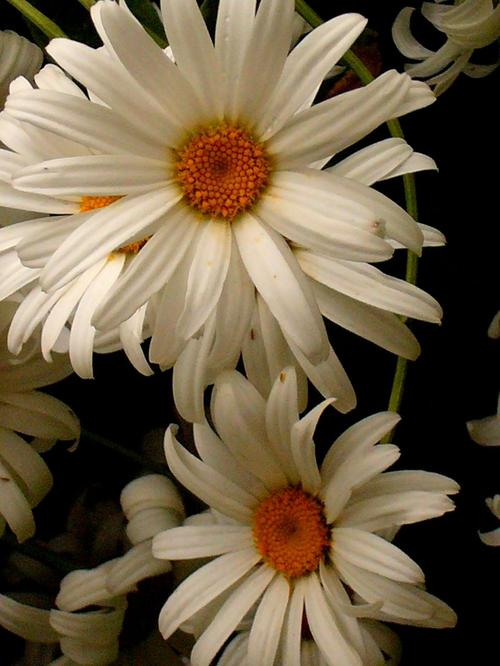
#> input picture flowers/test/daisy/1166535346_c10ec38f61_o.jpg, 500 x 666 px, given in place of image42-1660292012-557-width2048height1560.jpg, which was not available
$ jupyter execute --allow-errors bovw_sift_hsv_svm.ipynb   (text cells are left out)
#> lines starting #> are read from the running program, lines starting #| are printed output that depends on the picture; pictures that were not available may be replaced by others from this repository, and a replacement may not be noted
[cell 1]
import os
from pathlib import Path

import cv2
import numpy as np

from skimage.feature import hog, local_binary_pattern
from sklearn.svm import SVC
from sklearn.model_selection import GridSearchCV
from sklearn.preprocessing import StandardScaler
from sklearn.decomposition import PCA
from sklearn.metrics import (
    accuracy_score,
    classification_report,
    confusion_matrix,
)
from sklearn.feature_extraction.text import TfidfTransformer
from sklearn.cluster import MiniBatchKMeans

import matplotlib.pyplot as plt
import seaborn as sns
import pickle

print("✅ Libraries imported.")

[cell 2]
base_dir = Path("/kaggle/input/flowerdatasets/flowers")
train_dir = base_dir / "train"
val_dir   = base_dir / "val"
test_dir  = base_dir / "test"

class_names = sorted([d.name for d in train_dir.iterdir() if d.is_dir()])
print("Classes:", class_names)

[cell 3]
sift = cv2.SIFT_create()

def extract_rootsift_descriptors(img_gray, max_kp=500):
    """
    img_gray: ảnh grayscale (ndarray)
    """
    keypoints, desc = sift.detectAndCompute(img_gray, None)
    if desc is None:
        return None

    if desc.shape[0] > max_kp:
        desc = desc[:max_kp]

     # ======= RootSIFT =======
    desc = desc.astype("float32")
    # 1) L1 normalize từng descriptor
    desc /= (desc.sum(axis=1, keepdims=True) + 1e-7)
    # 2) Căn bậc hai từng phần tử
    desc = np.sqrt(desc)

    return desc

[cell 4]
def collect_descriptors_from_train(train_folder, max_images_per_class=250):
    all_desc = []
    train_folder = Path(train_folder)

    for cls in class_names:
        cls_dir = train_folder / cls
        img_files = []
        for ext in ("*.jpg", "*.jpeg", "*.png"):
            img_files.extend(cls_dir.glob(ext))

        img_files = img_files[:max_images_per_class]
        print(f"[Collect] {cls}: {len(img_files)} images")

        for img_path in img_files:
            img = cv2.imread(str(img_path))
            if img is None:
                continue
            img_gray = cv2.cvtColor(cv2.resize(img, (256, 256)), cv2.COLOR_BGR2GRAY)
            desc = extract_rootsift_descriptors(img_gray)
            if desc is not None:
                all_desc.append(desc)

    if not all_desc:
        return None

    all_desc = np.vstack(all_desc)
    return all_desc


all_desc = collect_descriptors_from_train(train_dir, max_images_per_class=250)
#> (the rest of this cell did not finish here and is left out)

[cell 5]
# Số "visual words"
K = 700

print(f"Training MiniBatchKMeans with K={K} ...")
kmeans = MiniBatchKMeans(
    n_clusters=K,
    batch_size=2000,
    n_init=10,
    random_state=42,
    verbose=1
)
#> (the rest of this cell did not finish here and is left out)

[cell 6]
def extract_hsv_hist(img_bgr, bins=(4,4,4)):
    """
    HSV 3D histogram (ít bins để tránh quá dài).
    Hellinger (L1 + sqrt).
    """
    img_resized = cv2.resize(img_bgr, (256, 256))
    hsv = cv2.cvtColor(img_resized, cv2.COLOR_BGR2HSV)

    hist = cv2.calcHist(
        [hsv], [0,1,2], None,
        bins,                       # (H,S,V)
        [0,180, 0,256, 0,256]
    )
    hist = hist.astype("float32")
    hist = hist.flatten()

    # Hellinger cho màu
    hist /= (hist.sum() + 1e-7)
    hist = np.sqrt(hist)
    return hist

def extract_center_hsv_hist(img_bgr, bins=(4,4,4)):
    h, w = img_bgr.shape[:2]
    # cắt ô giữa ảnh (ví dụ 1/2 chiều cao, 1/2 chiều rộng)
    x1, x2 = w//4, 3*w//4
    y1, y2 = h//4, 3*h//4
    center = img_bgr[y1:y2, x1:x2]

    hsv = cv2.cvtColor(center, cv2.COLOR_BGR2HSV)
    hist = cv2.calcHist([hsv],[0,1,2],None,bins,[0,180,0,256,0,256])
    hist = hist.astype("float32").flatten()
    hist /= (hist.sum() + 1e-7)
    hist = np.sqrt(hist)   # Hellinger
    return hist

[cell 7]
def image_to_bovw_hsv(img_path):
    """
    Trả về feature vector = [BoVW_RootSIFT, HSV_hist]
    """
    img = cv2.imread(str(img_path))
#> img is the input picture: shape (666, 500, 3); mean B, G, R 70.3, 94.5, 109.8
    if img is None:
        # fallback vector zeros
        return np.zeros(K + (4*4*4), dtype=np.float32)

    img_resized = cv2.resize(img, (256, 256))
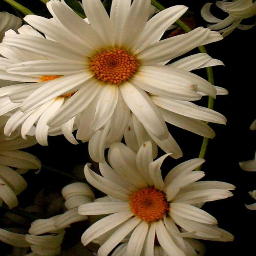
#> img_resized: shape (256, 256, 3); mean B, G, R 70.2, 94.4, 109.7
    gray = cv2.cvtColor(img_resized, cv2.COLOR_BGR2GRAY)
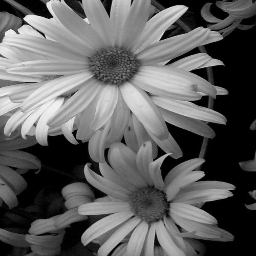
#> gray: shape (256, 256); min 0, max 246, mean 96.2

    # --- BoVW từ RootSIFT ---
    desc = extract_rootsift_descriptors(gray)
#> in extract_rootsift_descriptors, `keypoints, desc = sift.detectAndCompute(img_gray, None)`: keypoints = 363 keypoints; strongest (x, y, size): (179, 10, 8.4), (48, 15, 5.2), (30, 18, 6.8), (24, 23, 3.3)
    if desc is None:
        bovw_hist = np.zeros(K, dtype=np.float32)
    else:
        words = kmeans.predict(desc)
        bovw_hist, _ = np.histogram(words, bins=np.arange(K+1))
        bovw_hist = bovw_hist.astype("float32")
        # Hellinger
        bovw_hist /= (bovw_hist.sum() + 1e-7)
        bovw_hist = np.sqrt(bovw_hist)

    # --- HSV color feature ---
    global_hsv = extract_hsv_hist(img_resized, bins=(4,4,4))  # 64 dims
    center_hsv = extract_center_hsv_hist(img_resized, bins=(4,4,4))
    # --- Gộp ---
    feat = np.hstack([bovw_hist, global_hsv, center_hsv])
    return feat

$ run again, on flowers/test/dandelion/16711724369_1e36ba946f_o.jpg
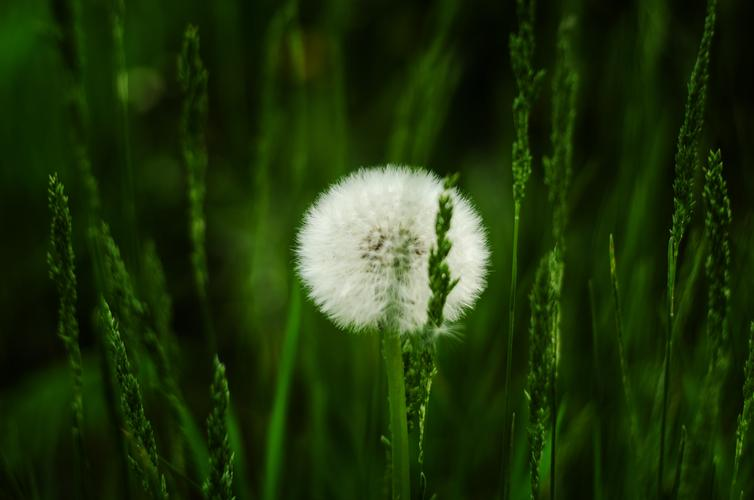
#> input picture flowers/test/dandelion/16711724369_1e36ba946f_o.jpg, 754 x 500 px, given in place of image42-1660292012-557-width2048height1560.jpg, which was not available
#> in image_to_bovw_hsv, img is the input picture: shape (500, 754, 3); mean B, G, R 12.8, 51.7, 31.3
#> in image_to_bovw_hsv, `img_resized = cv2.resize(img, (256, 256))`:
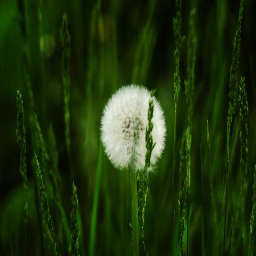
#> img_resized: shape (256, 256, 3); mean B, G, R 12.7, 51.6, 31.2
#> in image_to_bovw_hsv, `gray = cv2.cvtColor(img_resized, cv2.COLOR_BGR2GRAY)`:
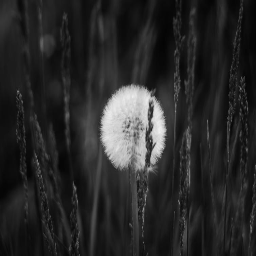
#> gray: shape (256, 256); min 3, max 240, mean 41.1
#> keypoints = 141 keypoints; strongest (x, y, size): (129, 124, 51.7), (151, 109, 4), (150, 116, 4.2), (150, 146, 6.1)

$ run again, on flowers/test/lily/11080394694_fb61673920_o.jpg
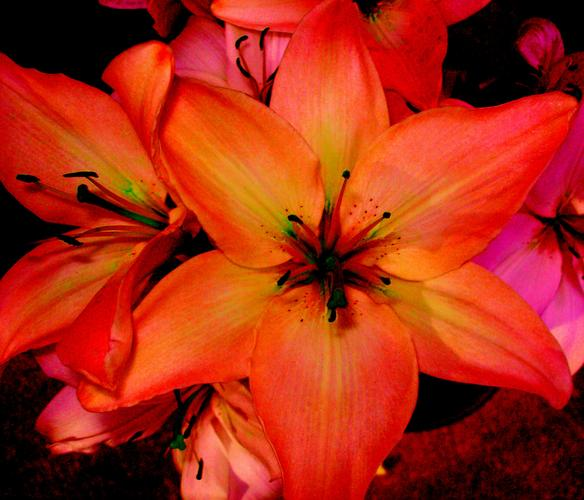
#> input picture flowers/test/lily/11080394694_fb61673920_o.jpg, 584 x 500 px, given in place of image42-1660292012-557-width2048height1560.jpg, which was not available
#> in image_to_bovw_hsv, img is the input picture: shape (500, 584, 3); mean B, G, R 19.6, 42.6, 169.9
#> in image_to_bovw_hsv, `img_resized = cv2.resize(img, (256, 256))`:
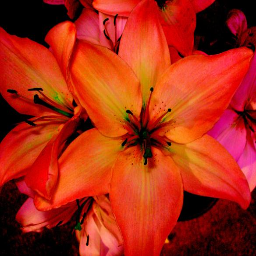
#> img_resized: shape (256, 256, 3); mean B, G, R 19.5, 42.5, 169.8
#> in image_to_bovw_hsv, `gray = cv2.cvtColor(img_resized, cv2.COLOR_BGR2GRAY)`:
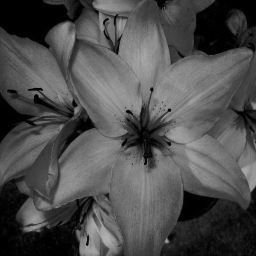
#> gray: shape (256, 256); min 0, max 178, mean 78
#> keypoints = 321 keypoints; strongest (x, y, size): (87, 244, 1.9), (152, 89, 2.4), (128, 111, 2.6), (167, 241, 2.6)
